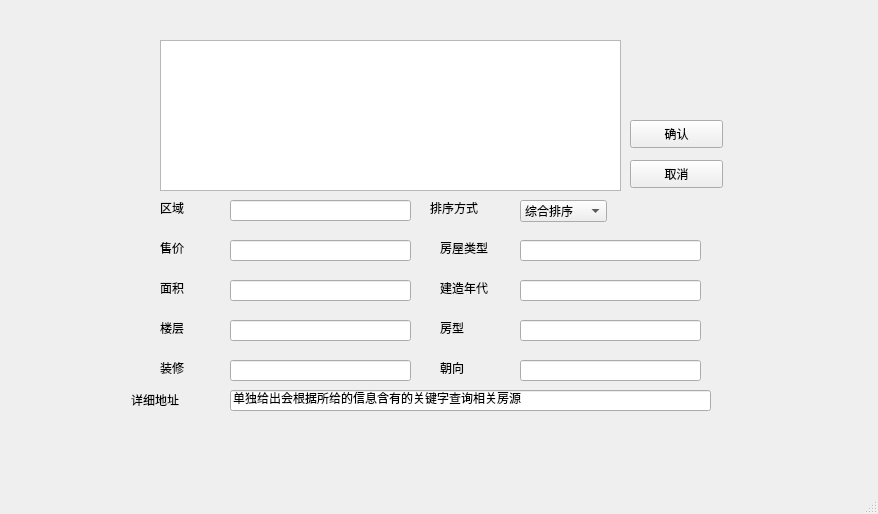
<?xml version="1.0" encoding="UTF-8"?>
<ui version="4.0">
 <class>MainWindow</class>
 <widget class="QMainWindow" name="MainWindow">
  <property name="geometry">
   <rect>
    <x>0</x>
    <y>0</y>
    <width>878</width>
    <height>514</height>
   </rect>
  </property>
  <property name="windowTitle">
   <string>MainWindow</string>
  </property>
  <property name="styleSheet">
   <string notr="true"/>
  </property>
  <widget class="QWidget" name="centralwidget">
   <widget class="QLineEdit" name="lineEdit_12">
    <property name="geometry">
     <rect>
      <x>520</x>
      <y>360</y>
      <width>181</width>
      <height>21</height>
     </rect>
    </property>
   </widget>
   <widget class="QLineEdit" name="lineEdit_3">
    <property name="geometry">
     <rect>
      <x>230</x>
      <y>390</y>
      <width>481</width>
      <height>21</height>
     </rect>
    </property>
    <property name="minimumSize">
     <size>
      <width>481</width>
      <height>21</height>
     </size>
    </property>
    <property name="maximumSize">
     <size>
      <width>481</width>
      <height>21</height>
     </size>
    </property>
    <property name="text">
     <string>单独给出会根据所给的信息含有的关键字查询相关房源</string>
    </property>
   </widget>
   <widget class="QLineEdit" name="lineEdit_9">
    <property name="geometry">
     <rect>
      <x>520</x>
      <y>240</y>
      <width>181</width>
      <height>21</height>
     </rect>
    </property>
   </widget>
   <widget class="QListWidget" name="listWidget">
    <property name="geometry">
     <rect>
      <x>160</x>
      <y>40</y>
      <width>461</width>
      <height>151</height>
     </rect>
    </property>
   </widget>
   <widget class="QLabel" name="label_56">
    <property name="geometry">
     <rect>
      <x>160</x>
      <y>320</y>
      <width>31</width>
      <height>15</height>
     </rect>
    </property>
    <property name="minimumSize">
     <size>
      <width>31</width>
      <height>15</height>
     </size>
    </property>
    <property name="maximumSize">
     <size>
      <width>31</width>
      <height>15</height>
     </size>
    </property>
    <property name="text">
     <string>楼层</string>
    </property>
   </widget>
   <widget class="QLineEdit" name="lineEdit_5">
    <property name="geometry">
     <rect>
      <x>230</x>
      <y>200</y>
      <width>181</width>
      <height>21</height>
     </rect>
    </property>
   </widget>
   <widget class="QPushButton" name="pushButton_17">
    <property name="geometry">
     <rect>
      <x>630</x>
      <y>160</y>
      <width>93</width>
      <height>28</height>
     </rect>
    </property>
    <property name="minimumSize">
     <size>
      <width>93</width>
      <height>28</height>
     </size>
    </property>
    <property name="maximumSize">
     <size>
      <width>93</width>
      <height>28</height>
     </size>
    </property>
    <property name="text">
     <string>取消</string>
    </property>
   </widget>
   <widget class="QLabel" name="label_49">
    <property name="geometry">
     <rect>
      <x>440</x>
      <y>320</y>
      <width>72</width>
      <height>15</height>
     </rect>
    </property>
    <property name="minimumSize">
     <size>
      <width>72</width>
      <height>15</height>
     </size>
    </property>
    <property name="maximumSize">
     <size>
      <width>72</width>
      <height>15</height>
     </size>
    </property>
    <property name="text">
     <string>房型</string>
    </property>
   </widget>
   <widget class="QLabel" name="label_48">
    <property name="geometry">
     <rect>
      <x>160</x>
      <y>360</y>
      <width>31</width>
      <height>15</height>
     </rect>
    </property>
    <property name="minimumSize">
     <size>
      <width>31</width>
      <height>15</height>
     </size>
    </property>
    <property name="maximumSize">
     <size>
      <width>31</width>
      <height>15</height>
     </size>
    </property>
    <property name="text">
     <string>装修</string>
    </property>
   </widget>
   <widget class="QLabel" name="label_52">
    <property name="geometry">
     <rect>
      <x>440</x>
      <y>280</y>
      <width>72</width>
      <height>15</height>
     </rect>
    </property>
    <property name="minimumSize">
     <size>
      <width>72</width>
      <height>15</height>
     </size>
    </property>
    <property name="maximumSize">
     <size>
      <width>72</width>
      <height>15</height>
     </size>
    </property>
    <property name="text">
     <string>建造年代</string>
    </property>
   </widget>
   <widget class="QPushButton" name="pushButton_18">
    <property name="geometry">
     <rect>
      <x>630</x>
      <y>120</y>
      <width>93</width>
      <height>28</height>
     </rect>
    </property>
    <property name="minimumSize">
     <size>
      <width>93</width>
      <height>28</height>
     </size>
    </property>
    <property name="maximumSize">
     <size>
      <width>93</width>
      <height>28</height>
     </size>
    </property>
    <property name="text">
     <string>确认</string>
    </property>
   </widget>
   <widget class="QLabel" name="label_55">
    <property name="geometry">
     <rect>
      <x>440</x>
      <y>240</y>
      <width>72</width>
      <height>15</height>
     </rect>
    </property>
    <property name="minimumSize">
     <size>
      <width>72</width>
      <height>15</height>
     </size>
    </property>
    <property name="maximumSize">
     <size>
      <width>72</width>
      <height>15</height>
     </size>
    </property>
    <property name="text">
     <string>房屋类型</string>
    </property>
   </widget>
   <widget class="QLineEdit" name="lineEdit_8">
    <property name="geometry">
     <rect>
      <x>230</x>
      <y>360</y>
      <width>181</width>
      <height>21</height>
     </rect>
    </property>
   </widget>
   <widget class="QLabel" name="label_53">
    <property name="geometry">
     <rect>
      <x>160</x>
      <y>240</y>
      <width>31</width>
      <height>15</height>
     </rect>
    </property>
    <property name="minimumSize">
     <size>
      <width>31</width>
      <height>15</height>
     </size>
    </property>
    <property name="maximumSize">
     <size>
      <width>31</width>
      <height>15</height>
     </size>
    </property>
    <property name="text">
     <string>售价</string>
    </property>
   </widget>
   <widget class="QLineEdit" name="lineEdit_11">
    <property name="geometry">
     <rect>
      <x>520</x>
      <y>320</y>
      <width>181</width>
      <height>21</height>
     </rect>
    </property>
   </widget>
   <widget class="QLabel" name="label_50">
    <property name="geometry">
     <rect>
      <x>160</x>
      <y>200</y>
      <width>31</width>
      <height>15</height>
     </rect>
    </property>
    <property name="minimumSize">
     <size>
      <width>31</width>
      <height>15</height>
     </size>
    </property>
    <property name="maximumSize">
     <size>
      <width>31</width>
      <height>15</height>
     </size>
    </property>
    <property name="text">
     <string>区域</string>
    </property>
   </widget>
   <widget class="QLineEdit" name="lineEdit_4">
    <property name="geometry">
     <rect>
      <x>230</x>
      <y>240</y>
      <width>181</width>
      <height>21</height>
     </rect>
    </property>
   </widget>
   <widget class="QLabel" name="label_47">
    <property name="geometry">
     <rect>
      <x>131</x>
      <y>390</y>
      <width>61</width>
      <height>20</height>
     </rect>
    </property>
    <property name="minimumSize">
     <size>
      <width>61</width>
      <height>20</height>
     </size>
    </property>
    <property name="maximumSize">
     <size>
      <width>61</width>
      <height>20</height>
     </size>
    </property>
    <property name="text">
     <string>详细地址</string>
    </property>
   </widget>
   <widget class="QLabel" name="label_54">
    <property name="geometry">
     <rect>
      <x>160</x>
      <y>280</y>
      <width>31</width>
      <height>15</height>
     </rect>
    </property>
    <property name="minimumSize">
     <size>
      <width>31</width>
      <height>15</height>
     </size>
    </property>
    <property name="maximumSize">
     <size>
      <width>31</width>
      <height>15</height>
     </size>
    </property>
    <property name="text">
     <string>面积</string>
    </property>
   </widget>
   <widget class="QLabel" name="label_51">
    <property name="geometry">
     <rect>
      <x>440</x>
      <y>360</y>
      <width>72</width>
      <height>15</height>
     </rect>
    </property>
    <property name="minimumSize">
     <size>
      <width>72</width>
      <height>15</height>
     </size>
    </property>
    <property name="maximumSize">
     <size>
      <width>72</width>
      <height>15</height>
     </size>
    </property>
    <property name="text">
     <string>朝向</string>
    </property>
   </widget>
   <widget class="QLineEdit" name="lineEdit_7">
    <property name="geometry">
     <rect>
      <x>230</x>
      <y>320</y>
      <width>181</width>
      <height>21</height>
     </rect>
    </property>
   </widget>
   <widget class="QLineEdit" name="lineEdit_10">
    <property name="geometry">
     <rect>
      <x>520</x>
      <y>280</y>
      <width>181</width>
      <height>21</height>
     </rect>
    </property>
   </widget>
   <widget class="QLineEdit" name="lineEdit_6">
    <property name="geometry">
     <rect>
      <x>230</x>
      <y>280</y>
      <width>181</width>
      <height>21</height>
     </rect>
    </property>
   </widget>
   <widget class="QLabel" name="label">
    <property name="geometry">
     <rect>
      <x>20</x>
      <y>10</y>
      <width>841</width>
      <height>441</height>
     </rect>
    </property>
    <property name="styleSheet">
     <string notr="true">background-image: url(:/newPrefix/470727991b1515c36d170b0fb6d5a5e5.jpg);</string>
    </property>
    <property name="text">
     <string/>
    </property>
   </widget>
   <widget class="QComboBox" name="comboBox">
    <property name="geometry">
     <rect>
      <x>520</x>
      <y>200</y>
      <width>87</width>
      <height>22</height>
     </rect>
    </property>
    <item>
     <property name="text">
      <string>综合排序</string>
     </property>
    </item>
    <item>
     <property name="text">
      <string>售价</string>
     </property>
    </item>
    <item>
     <property name="text">
      <string>区域</string>
     </property>
    </item>
    <item>
     <property name="text">
      <string>房屋类型</string>
     </property>
    </item>
    <item>
     <property name="text">
      <string>面积</string>
     </property>
    </item>
   </widget>
   <widget class="QLabel" name="label_2">
    <property name="geometry">
     <rect>
      <x>430</x>
      <y>200</y>
      <width>71</width>
      <height>16</height>
     </rect>
    </property>
    <property name="text">
     <string>排序方式</string>
    </property>
   </widget>
   <zorder>label</zorder>
   <zorder>lineEdit_12</zorder>
   <zorder>lineEdit_3</zorder>
   <zorder>lineEdit_9</zorder>
   <zorder>listWidget</zorder>
   <zorder>label_56</zorder>
   <zorder>lineEdit_5</zorder>
   <zorder>pushButton_17</zorder>
   <zorder>label_49</zorder>
   <zorder>label_48</zorder>
   <zorder>label_52</zorder>
   <zorder>pushButton_18</zorder>
   <zorder>label_55</zorder>
   <zorder>lineEdit_8</zorder>
   <zorder>label_53</zorder>
   <zorder>lineEdit_11</zorder>
   <zorder>label_50</zorder>
   <zorder>lineEdit_4</zorder>
   <zorder>label_47</zorder>
   <zorder>label_54</zorder>
   <zorder>label_51</zorder>
   <zorder>lineEdit_7</zorder>
   <zorder>lineEdit_10</zorder>
   <zorder>lineEdit_6</zorder>
   <zorder>comboBox</zorder>
   <zorder>label_2</zorder>
  </widget>
  <widget class="QMenuBar" name="menubar">
   <property name="geometry">
    <rect>
     <x>0</x>
     <y>0</y>
     <width>878</width>
     <height>26</height>
    </rect>
   </property>
  </widget>
  <widget class="QStatusBar" name="statusbar"/>
 </widget>
 <resources>
  <include location="b.qrc"/>
 </resources>
 <connections/>
</ui>
